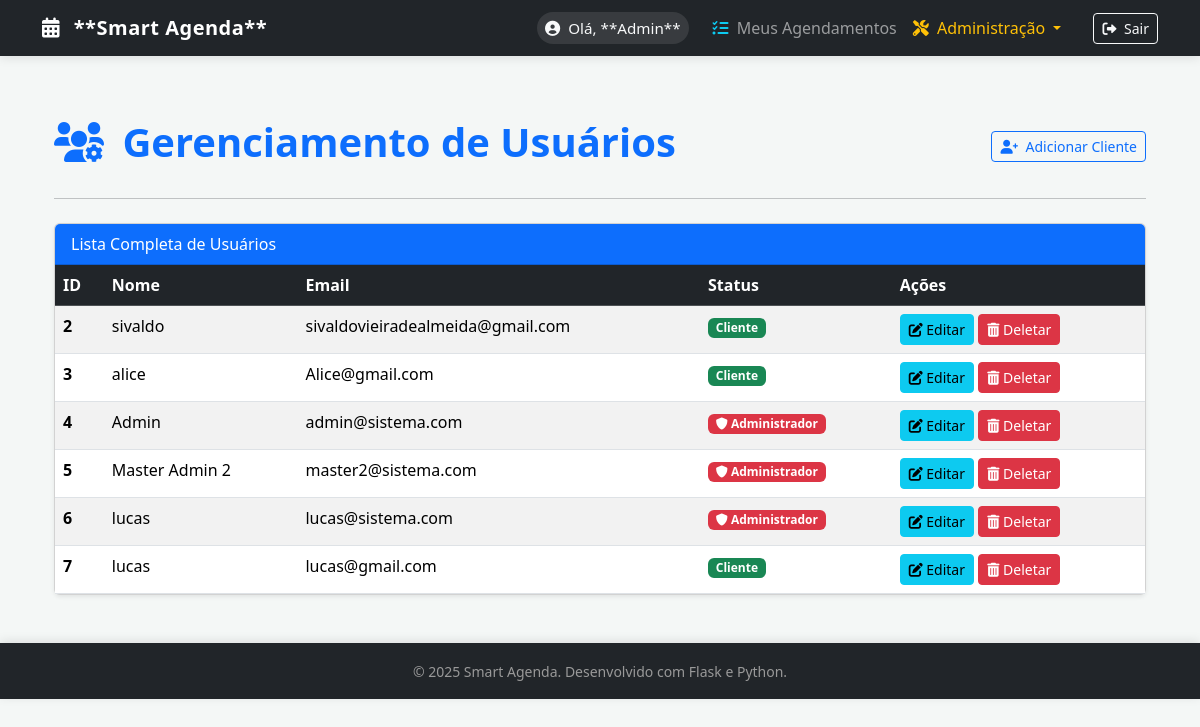
Page /auth/manage_users (signed in) on the earlier database version.
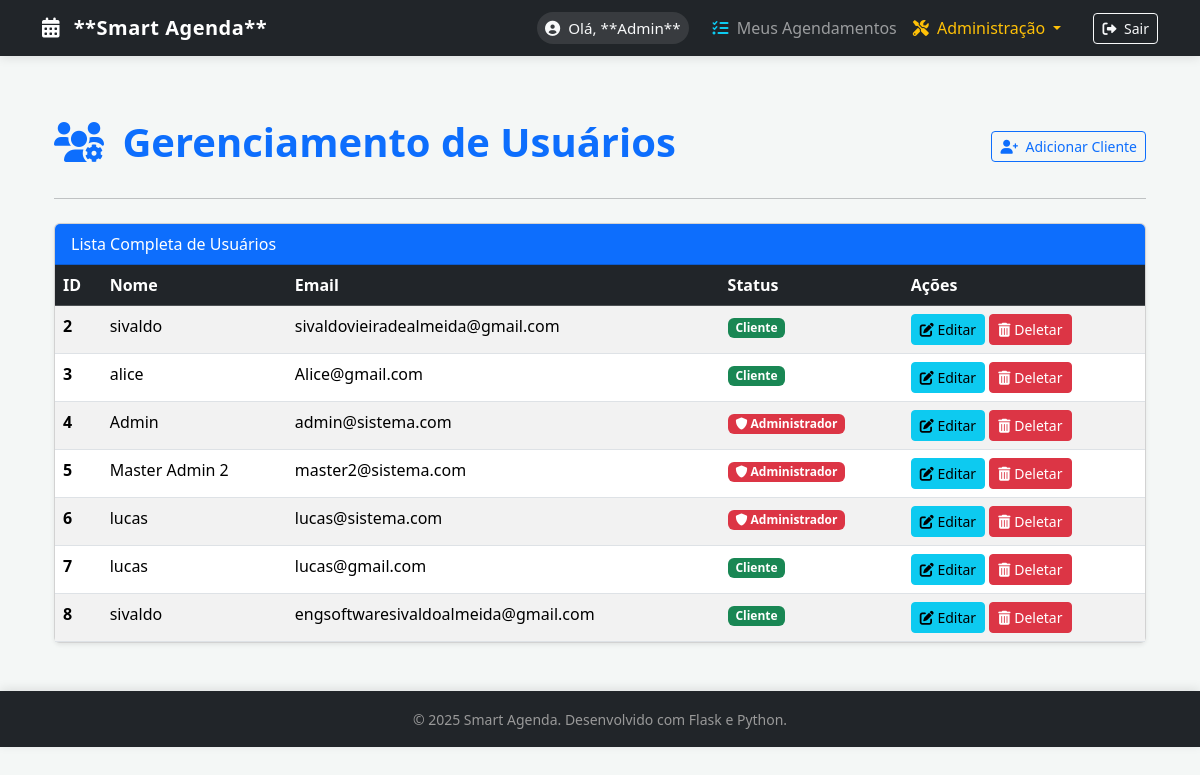
Same page on the later database version.
### app/models.py (models this page shows, shortened)
class User(UserMixin, db.Model):
    id = db.Column(db.Integer, primary_key=True)
    nome = db.Column(db.String(100), nullable=False)
    email = db.Column(db.String(120), unique=True, nullable=False)
    senha_hash = db.Column(db.String(256), nullable=False)
    is_admin = db.Column(db.Boolean, default=False)

### app/auth/routes.py (the view)
@bp.route('/manage_users')
@login_required
@admin_required
def manage_users():
    all_users = User.query.all()
    return render_template('auth/manage_users.html',
                           title='Gerenciar Usuários',
                           users=all_users)

### app/auth/templates/auth/manage_users.html
{% extends "base.html" %}
{% block content %}
<div class="container mt-5">
    <div class="d-flex justify-content-between align-items-center mb-4">
        <h1 class="display-6 fw-bold text-primary">
            <i class="fas fa-users-cog me-2"></i> Gerenciamento de Usuários
        </h1>
        <a href="{{ url_for('auth.register') }}" class="btn btn-sm btn-outline-primary">
            <i class="fas fa-user-plus me-1"></i> Adicionar Cliente
        </a>
    </div>
    <hr class="mb-4">
    <div class="card shadow-sm">
        <div class="card-header bg-primary text-white">
            Lista Completa de Usuários
        </div>
        <div class="card-body p-0">
            <div class="table-responsive">
                <table class="table table-striped table-hover mb-0">
                    <thead class="table-dark">
                        <tr>
                            <th scope="col">ID</th>
                            <th scope="col">Nome</th>
                            <th scope="col">Email</th>
                            <th scope="col">Status</th>
                            <th scope="col">Ações</th>
                        </tr>
                    </thead>
                    <tbody>
                        {% for user in users %}
                        <tr>
                            <th scope="row">{{ user.id }}</th>
                            <td>{{ user.nome }}</td>
                            <td>{{ user.email }}</td>
                            <td>
                                {% if user.is_admin %}
                                    <span class="badge bg-danger"><i class="fas fa-shield-alt"></i> Administrador</span>
                                {% else %}
                                    <span class="badge bg-success">Cliente</span>
                                {% endif %}
                            </td>
                            <td>
                                <a href="{{ url_for('auth.edit_user', user_id=user.id) }}" class="btn btn-sm btn-info">
                                    <i class="fas fa-edit"></i> Editar
                                </a>
                                <form action="{{ url_for('auth.delete_user', user_id=user.id) }}" method="POST" class="d-inline"
                                    onsubmit="return confirm('Tem certeza que deseja deletar o usuário {{ user.nome }}? Esta ação é irreversível.');">
                                    <button type="submit" class="btn btn-sm btn-danger">
                                        <i class="fas fa-trash-alt"></i> Deletar
                                    </button>
                                </form>
                            </td>
                        </tr>
                        {% else %}
                        <tr>
                            <td colspan="5" class="text-center py-4">
                                Nenhum usuário cadastrado.
                            </td>
                        </tr>
                        {% endfor %}
                    </tbody>
                </table>
            </div>
        </div>
    </div>
</div>
{% endblock %}

### app/templates/base.html (shortened to what this page needs)
<!DOCTYPE html>
<html lang="pt-br">
<head>
    <link href="https://cdn.jsdelivr.net/npm/bootstrap@5.3.3/dist/css/bootstrap.min.css" rel="stylesheet">
    <link rel="stylesheet" href="https://cdnjs.cloudflare.com/ajax/libs/font-awesome/6.0.0-beta3/css/all.min.css">
</head>
<body>
    <nav class="navbar navbar-expand-lg navbar-dark bg-dark fixed-top navbar-shadow">
        <div class="container">
            <a class="navbar-brand" href="{{ url_for('index') }}">
                <i class="fas fa-calendar-alt me-2"></i> **Smart Agenda**
            </a>
            <div class="collapse navbar-collapse" id="navbarNav">
                <ul class="navbar-nav ms-auto align-items-lg-center">
                    {% if current_user.is_authenticated %}
                        <li class="nav-item me-3">
                            <span class="nav-link user-welcome">
                                <i class="fas fa-user-circle me-1"></i> Olá, **{{ current_user.nome }}**
                            </span>
                        </li>
                        <li class="nav-item">
                            <a class="nav-link" href="{{ url_for('services.my_appointments') }}">
                                <i class="fas fa-list-check me-1 text-info"></i> Meus Agendamentos
                            </a>
                        </li>
                        {% if current_user.is_admin %}
                        <li class="nav-item dropdown me-2">
                            <a class="nav-link dropdown-toggle text-warning" href="#" id="adminDropdown" role="button" data-bs-toggle="dropdown" aria-expanded="false">
                                <i class="fas fa-screwdriver-wrench me-1"></i> Administração
                            </a>
                        </li>
                        {% endif %}
                        <li class="nav-item">
                            <a class="btn btn-outline-light btn-sm ms-lg-3" href="{{ url_for('auth.logout') }}">
                                <i class="fas fa-sign-out-alt me-1"></i> Sair
                            </a>
                        </li>
                    {% endif %}
                </ul>
            </div>
            </div>
    </nav>
    <main class="container">
        {% block content %}{% endblock %}
    </main>
    <footer class="footer-fixed py-3 mt-5">
        <div class="container text-center">
            <small>&copy; 2025 Smart Agenda. Desenvolvido com Flask e Python.</small>
        </div>
    </footer>
</body>
</html>

Differences in the rows shown:
added User: id "8", nome "sivaldo", email "engsoftwaresivaldoalmeida@gmail.com", is_admin "Cliente"
